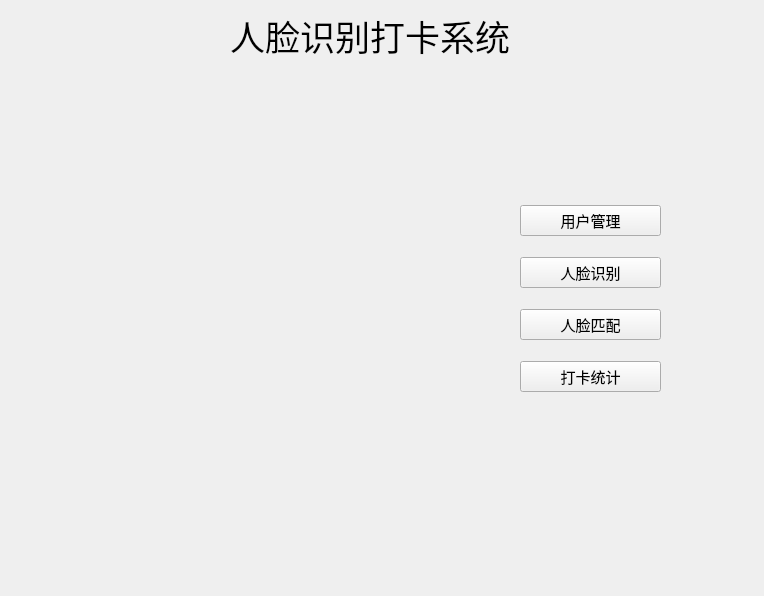
<?xml version="1.0" encoding="UTF-8"?>
<ui version="4.0">
 <class>MainWindow</class>
 <widget class="QMainWindow" name="MainWindow">
  <property name="geometry">
   <rect>
    <x>0</x>
    <y>0</y>
    <width>764</width>
    <height>596</height>
   </rect>
  </property>
  <property name="windowTitle">
   <string>人脸识别打卡系统</string>
  </property>
  <property name="windowIcon">
   <iconset resource="../resources/face.qrc">
    <normaloff>:/icon/android.ico</normaloff>:/icon/android.ico</iconset>
  </property>
  <property name="autoFillBackground">
   <bool>false</bool>
  </property>
  <property name="styleSheet">
   <string notr="true">background-image: url(:/background/background.jpg);</string>
  </property>
  <widget class="QWidget" name="centralwidget">
   <widget class="QLabel" name="label">
    <property name="geometry">
     <rect>
      <x>230</x>
      <y>10</y>
      <width>281</width>
      <height>51</height>
     </rect>
    </property>
    <property name="font">
     <font>
      <family>华文新魏</family>
      <pointsize>26</pointsize>
     </font>
    </property>
    <property name="autoFillBackground">
     <bool>false</bool>
    </property>
    <property name="styleSheet">
     <string notr="true">background-image: url(:/label/transparent.jpg);</string>
    </property>
    <property name="text">
     <string>人脸识别打卡系统</string>
    </property>
   </widget>
   <widget class="QLabel" name="faceView">
    <property name="geometry">
     <rect>
      <x>60</x>
      <y>190</y>
      <width>291</width>
      <height>221</height>
     </rect>
    </property>
    <property name="styleSheet">
     <string notr="true">background-image: url(:/imageView/face.jpg);</string>
    </property>
    <property name="text">
     <string/>
    </property>
   </widget>
   <widget class="QLabel" name="infoLabel">
    <property name="geometry">
     <rect>
      <x>80</x>
      <y>430</y>
      <width>261</width>
      <height>61</height>
     </rect>
    </property>
    <property name="font">
     <font>
      <family>华文彩云</family>
      <pointsize>20</pointsize>
      <weight>75</weight>
      <bold>true</bold>
     </font>
    </property>
    <property name="styleSheet">
     <string notr="true">background-image: url(:/label/transparent.jpg);</string>
    </property>
    <property name="text">
     <string/>
    </property>
   </widget>
   <widget class="QWidget" name="verticalLayoutWidget">
    <property name="geometry">
     <rect>
      <x>520</x>
      <y>190</y>
      <width>141</width>
      <height>221</height>
     </rect>
    </property>
    <layout class="QVBoxLayout" name="verticalLayout">
     <item>
      <widget class="QPushButton" name="admainButton">
       <property name="font">
        <font>
         <family>宋体</family>
         <pointsize>11</pointsize>
        </font>
       </property>
       <property name="styleSheet">
        <string notr="true">background-image: url(:/label/transparent.jpg);</string>
       </property>
       <property name="text">
        <string>用户管理</string>
       </property>
       <property name="icon">
        <iconset resource="../resources/face.qrc">
         <normaloff>:/icon/android.ico</normaloff>:/icon/android.ico</iconset>
       </property>
      </widget>
     </item>
     <item>
      <widget class="QPushButton" name="cameraButton">
       <property name="font">
        <font>
         <family>宋体</family>
         <pointsize>11</pointsize>
        </font>
       </property>
       <property name="styleSheet">
        <string notr="true">background-image: url(:/label/transparent.jpg);</string>
       </property>
       <property name="text">
        <string>人脸识别</string>
       </property>
       <property name="icon">
        <iconset resource="../resources/face.qrc">
         <normaloff>:/icon/android.ico</normaloff>:/icon/android.ico</iconset>
       </property>
      </widget>
     </item>
     <item>
      <widget class="QPushButton" name="ImageButton">
       <property name="font">
        <font>
         <family>宋体</family>
         <pointsize>11</pointsize>
        </font>
       </property>
       <property name="styleSheet">
        <string notr="true">background-image: url(:/label/transparent.jpg);</string>
       </property>
       <property name="text">
        <string>人脸匹配</string>
       </property>
       <property name="icon">
        <iconset resource="../resources/face.qrc">
         <normaloff>:/icon/android.ico</normaloff>:/icon/android.ico</iconset>
       </property>
      </widget>
     </item>
     <item>
      <widget class="QPushButton" name="statisButton">
       <property name="font">
        <font>
         <family>宋体</family>
         <pointsize>11</pointsize>
        </font>
       </property>
       <property name="styleSheet">
        <string notr="true">background-image: url(:/label/transparent.jpg);</string>
       </property>
       <property name="text">
        <string>打卡统计</string>
       </property>
       <property name="icon">
        <iconset resource="../resources/face.qrc">
         <normaloff>:/icon/android.ico</normaloff>:/icon/android.ico</iconset>
       </property>
      </widget>
     </item>
    </layout>
   </widget>
  </widget>
 </widget>
 <resources>
  <include location="../resources/face.qrc"/>
 </resources>
 <connections>
  <connection>
   <sender>ImageButton</sender>
   <signal>clicked()</signal>
   <receiver>MainWindow</receiver>
   <slot>showFace()</slot>
   <hints>
    <hint type="sourcelabel">
     <x>648</x>
     <y>300</y>
    </hint>
    <hint type="destinationlabel">
     <x>700</x>
     <y>312</y>
    </hint>
   </hints>
  </connection>
  <connection>
   <sender>cameraButton</sender>
   <signal>clicked()</signal>
   <receiver>MainWindow</receiver>
   <slot>showCamera()</slot>
   <hints>
    <hint type="sourcelabel">
     <x>616</x>
     <y>260</y>
    </hint>
    <hint type="destinationlabel">
     <x>516</x>
     <y>287</y>
    </hint>
   </hints>
  </connection>
  <connection>
   <sender>admainButton</sender>
   <signal>clicked()</signal>
   <receiver>MainWindow</receiver>
   <slot>showAdmain()</slot>
   <hints>
    <hint type="sourcelabel">
     <x>595</x>
     <y>154</y>
    </hint>
    <hint type="destinationlabel">
     <x>381</x>
     <y>297</y>
    </hint>
   </hints>
  </connection>
  <connection>
   <sender>statisButton</sender>
   <signal>clicked()</signal>
   <receiver>MainWindow</receiver>
   <slot>showStatis()</slot>
   <hints>
    <hint type="sourcelabel">
     <x>575</x>
     <y>361</y>
    </hint>
    <hint type="destinationlabel">
     <x>381</x>
     <y>297</y>
    </hint>
   </hints>
  </connection>
 </connections>
 <slots>
  <slot>showCamera()</slot>
  <slot>showFace()</slot>
  <slot>showAdmain()</slot>
  <slot>showStatis()</slot>
 </slots>
</ui>
